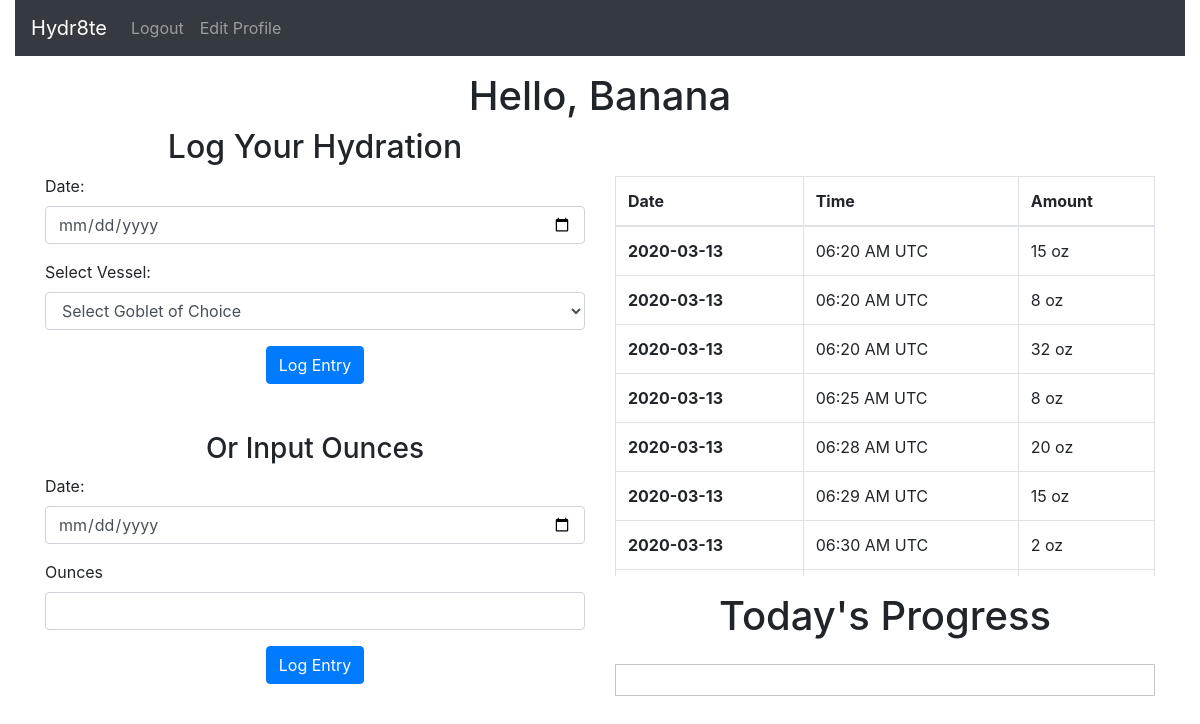
The page /home (signed in) on the database as committed earlier.
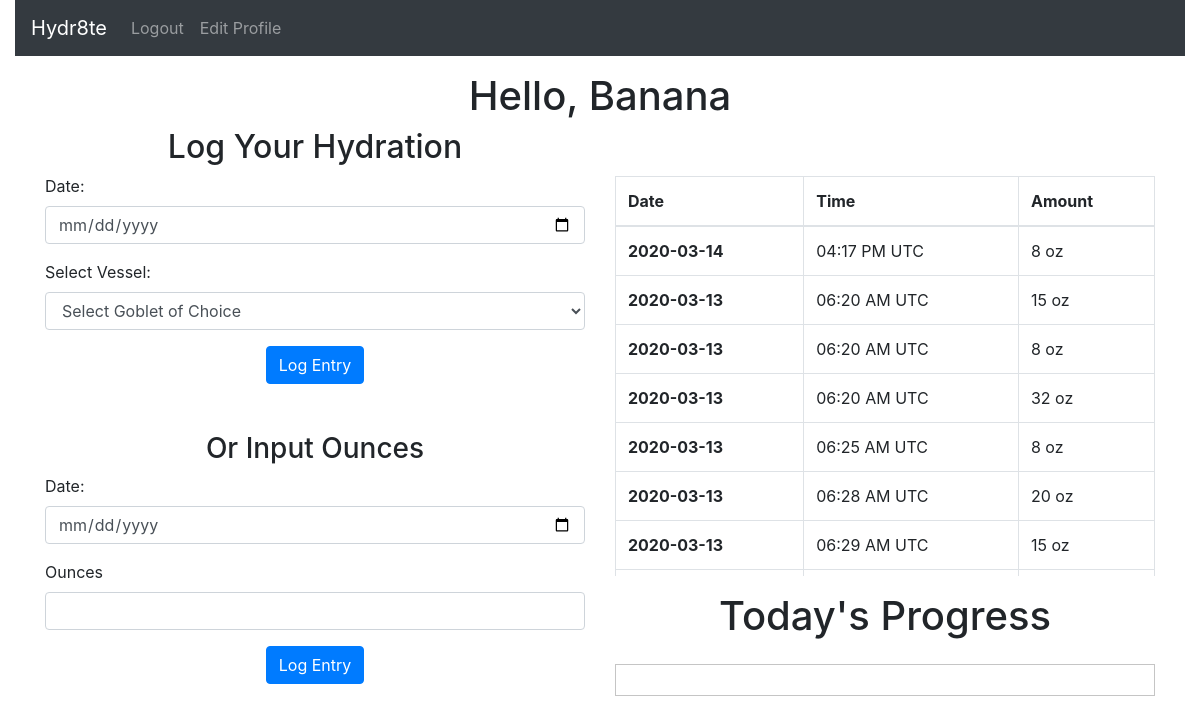
The same page on the database as committed later.
### app.py (models this page shows, shortened)
class User(db.Model):
    __tablename__ = "users"
    id = db.Column(db.Integer, primary_key=True)
    first_name = db.Column(db.String(255))
    last_name = db.Column(db.String(255))
    email = db.Column(db.String(255))
    password = db.Column(db.String(255))
    created_at = db.Column(db.DateTime, server_default=func.now())
    updated_at = db.Column(db.DateTime, server_default=func.now(), onupdate=func.now())

class Entry(db.Model):
    __tablename__ = "entries"
    id = db.Column(db.Integer, primary_key=True)
    amount = db.Column(db.Integer)
    author_id = db.Column(db.Integer, db.ForeignKey("users.id", ondelete="cascade"), nullable=False)
    author = db.relationship('User', foreign_keys=[author_id], backref="user_entries")
    consump_date = db.Column(db.String)
    created_at = db.Column(db.DateTime, server_default=func.now())
    updated_at = db.Column(db.DateTime, server_default=func.now(), onupdate=func.now())
    def get_time(self):
        xtime = self.created_at
        time = xtime.strftime("%I:%M %p")
        return time

### app.py (the view)
@app.route('/home')
def success():
    if 'user_id' not in session:
        return redirect("/")
    else:
        user = User.query.get(session['user_id'])
        all_entries_by_user = Entry.query.filter_by(author_id=session['user_id']).order_by(Entry.consump_date.desc()).all()
        date = datetime.now()
        date_str = date.strftime("%Y-%m-%d")
        print(date_str)
        consumption = Entry.query.filter_by(author_id=session['user_id']).filter_by(consump_date=date_str).all()
        print(consumption)
        today_consumption = 0
        for entry in consumption:
            today_consumption += entry.amount
        if today_consumption >= 64:
            flash("You hit your hydration goal of 64 oz!", "success")
        return render_template("home.html", user=user, entries=all_entries_by_user, consumption=today_consumption)

### templates/home.html (shortened to what this page needs)
<!DOCTYPE html>
<html lang="en">
<head>
<link rel="stylesheet" href="https://cdnjs.cloudflare.com/ajax/libs/twitter-bootstrap/4.4.1/css/bootstrap.min.css">
<link rel="stylesheet" href="https://cdnjs.cloudflare.com/ajax/libs/font-awesome/5.11.2/css/all.min.css">
</head>
<body>
  <div class="container-fluid">
    <div class="row">
      <div class="col">
        <nav class="navbar navbar-expand-lg navbar-dark bg-dark">
          <a class="navbar-brand" href="/home">Hydr8te</a>
          <div class="collapse navbar-collapse" id="navbarNav">
            <ul class="navbar-nav mr-auto">
              <li class="nav-item">
                <a class="nav-link text-white-50" href="/logout">Logout</a>
              </li>
              <li class="nav-item">
                <a class="nav-link text-white-50" href="/edit_profile">Edit Profile</a>
              </li>
            </ul>
          </div>
        </nav>
      </div>
    </div>
    <div class="container">
      <div class="row mt-3">
        <div class="col">
          <h1 class="text-center">Hello, {{ user.first_name }}</h1>
        </div>
      </div>
        <div class="row">
          <div class="col">
            <form action="/add_entry" method="POST">
              <div class="form-group">
                <h2 class="text-center">Log Your Hydration</h2>
                <label for="Date">Date: </label>
                <input type="date" class="form-control" name="consump_date" required>
              </div>
              <div class="form-group">
                <label for="amount of water">Select Vessel: </label>
                <select class="form-control" name="quantity" required>
                  <option value="" disabled selected>Select Goblet of Choice</option>
                </select>
              </div>
              <div class="d-flex justify-content-center mt-2">
                <button type="submit" class="btn btn-primary">Log Entry</button>
              </div>
            </form>
            <form action="/add_entry" method="POST">
                <h3 class="text-center mt-5">Or Input Ounces</h3>
                <div class="form-group">
                  <label for="Date">Date: </label>
                  <input type="date" class="form-control" name="consump_date" required>
                </div>
                <div class="form-group">
                  <label for="ounces">Ounces</label>
                  <input type="text" class="form-control" name="quantity" required>
                </div>
              <div class="d-flex justify-content-center mt-2">
                <button type="submit" class="btn btn-primary">Log Entry</button>
              </div>
            </form>
          </div>
          <div class="col mt-5">
            <div style="overflow: auto; max-height: 400px; height: 400px;">
              <table class="table table-bordered">
                <thead>
                  <tr>
                    <th>Date</th>
                    <th>Time</th>
                    <th>Amount</th>
                  </tr>
                </thead>
                <tbody>
                  {% for entry in entries %}
                  <tr>
                    <th>{{ entry.consump_date }}</th>
                    <td>{{ entry.get_time() }} UTC</td>
                    <td>{{ entry.amount }} oz</td>
                  </tr>
                  {% endfor %}
                </tbody>
              </table>
            </div>
            <h1 class="text-center mt-3 mb-4">Today's Progress</h1>
              <div id="progressbar">
              </div>
          </div>
        </div>
      </div>
    </div>
<link rel="stylesheet" href="//code.jquery.com/ui/1.12.1/themes/start/jquery-ui.css">
  <link rel="stylesheet" href="https://cdnjs.cloudflare.com/ajax/libs/jqueryui/1.12.1/jquery-ui.min.css" />
</body>
</html>

Rows that differ between the two databases and show on the page:
no longer on this page (row unchanged): Entry: consump_date "2020-03-13", get_time "06:30 AM", amount "2"
added Entry: consump_date "2020-03-14", get_time "04:17 PM", amount "8"
